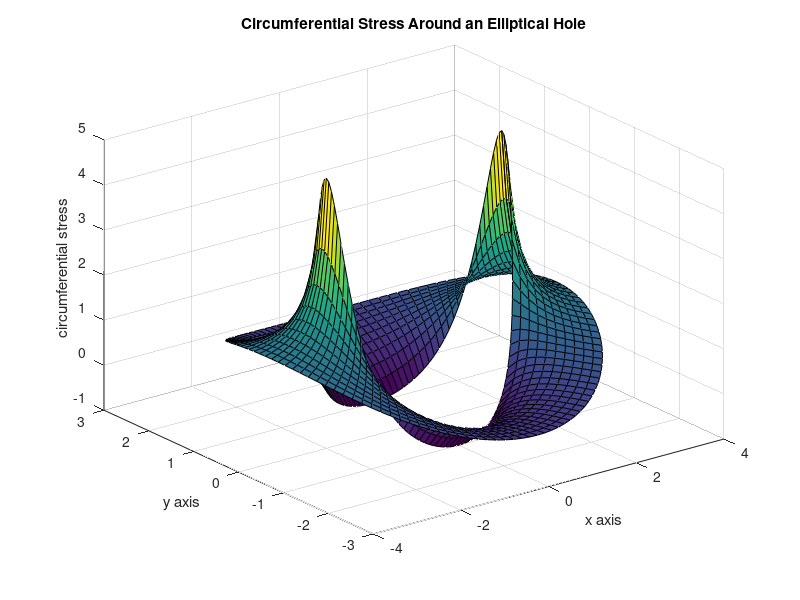

Write MATLAB code to recreate this figure. (Note: this script raises an error after producing the figure.)
function [tr,ta,tra,z]=eliphole ...
                       (rx,ry,p,ang,zeta)
%
% [tr,ta,tra,z]=eliphole(rx,ry,p,ang,zeta)
% ~~~~~~~~~~~~~~~~~~~~~~~~~~~~~~~~~~~~~~~~
%
% This function determines curvilinear 
% coordinate stresses around an elliptic hole 
% in a plate uniformly stressed at infinity.
%
% rx,ry    - ellipse semidiameters on the x and 
%            y axes
% p        - values of uniaxial tension at 
%            infinity
% ang      - angle of inclination in degrees 
%            of the tensile stress at infinity
% zeta     - curvilinear coordinate values for 
%            which stresses are evaluated
%
% tr       - tensile stress normal to an 
%            elliptical coordinate line
% ta       - tensile stress in a direction 
%            tangential to the elliptical 
%            coordinate line
% tra      - shear stress complementary to the 
%            normal stresses
% z        - points in the z plane where 
%            stresses are computed
%
% User m functions called: none
%----------------------------------------------

if nargin==0
  rx=2; ry=1; p=1; ang=90; 
  zeta=linspace(1,2,11)'* ...
       exp(i*linspace(0,2*pi,121));
end

% The complex stress functions and mapping 
% function have the form
%   phi(zeta)=b*zeta+c/zeta
%   psi(zeta)=d*zeta+e/zeta+f*zeta/(zeta^2-m)
%   z=w(zeta)=r(zeta+m/zeta)
%   Phi(zeta)=phi'(zeta)/w'(zeta)
%   Psi(zeta)=psi'(zeta)/w'(zeta)
%   d(Phi)/dz=(w'(zeta)*phi''(zeta)-...
%              w''(zeta)*phi'(zeta))/w'(zeta)^3

r=(rx+ry)/2; m=(rx-ry)/(rx+ry); 
z=r*(zeta+m./zeta); zeta2=zeta.^2; 
zeta3=zeta.^3; wp=r*(1-m./zeta2);
wpp=2*r*m./zeta3; a=exp(2*i*pi/180*ang); 
b=p*r/4; c=b*(2*a-m); d=-p*r/2*conj(a); 
e=-p*r/2*a/m; f=p*r/2*(m+1/m)*(a-m); 
phip=b-c./zeta2; phipp=2*c./zeta3; 
h=wp.*zeta; h=h./conj(h); 
Phi=phip./wp; Phipz=(wp.*phipp-wpp.*phip)./wp.^3;
Psi=(d-e./zeta2-f*(zeta2+m)./(zeta2-m).^2)./wp;
A=2*real(Phi); B=(conj(z).*Phipz+Psi).*h;
C=A-B; tr=real(C); ta=2*A-tr; tra=imag(B);
if nargin==0
  surf(real(z),imag(z),ta);
  xlabel('x axis'); ylabel('y axis');
  zlabel('circumferential stress');
  title(['Circumferential Stress Around ', ...
         'an Elliptical Hole']);
  colormap('default'), gra;   
  grid on; figure(gcf);
  print -deps eliphole
end
